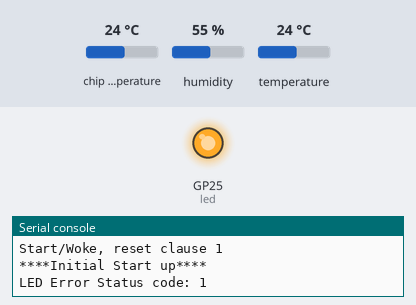
Bench run of a program on a simulated Raspberry Pi Pico running MicroPython. Shown: output pins drawn as LEDs (lit = HIGH), the last lines printed to the serial console. The inputs (shaded band) are chosen by the test bench; at power-on: temperature 24 °C, chip temperature 24 °C, humidity 55 %. WiFi joins after 1.5 s; no MQTT or app messages arrive unless stated.

Above: at 1.7 s.
At 6.6 s:
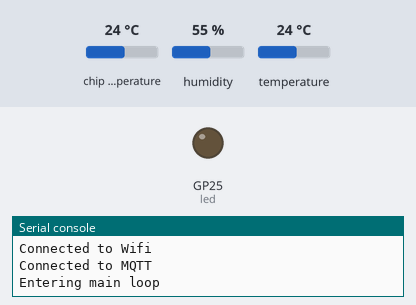
6.7 s: temperature set to 12 °C
Timing chart, 0 to 9.7 s (numbered marks = the images above; inputs shaded):
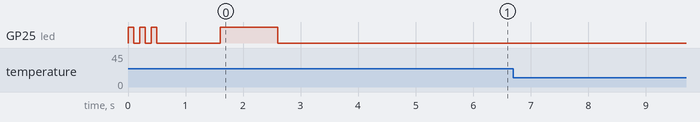

The program:

main.py
```python
#Pico Temp Sensor
#v1.0 - C Olson
#
# Designed for Raspberry Pi Pico W, using a DHT22 Temp/Humidity Sensor to record
# data and share via MQTT to a target server.  All Configuration Contained within
# Config.py

import network
import rp2
import time
import machine
from machine import Pin
from umqtt.simple import MQTTClient
import dht
import urequests
import config

def read_cpu_temp():
    cpu_temp_conversion_factor = 3.3 / 65535
    cpu_temp_sensor = machine.ADC(4)
    reading = cpu_temp_sensor.read_u16() * cpu_temp_conversion_factor
    temperature_c = 27 - (reading - 0.706) / 0.001721
    return temperature_c

def read_dht_22_raw(sensor):
    """
        reads the temperature and humidity from dht.DHT22 sensor.
        returns tuple(temperature, humidity) if no errors
        returns None if there was an error
    """
    try:
        sensor.measure()
        temperature = sensor.temperature()
        temp_f = temperature * (9/5) + 32.0
        humidity = sensor.humidity()
        return temp_f, humidity
    except OSError:
        return None

def read_dht_22_with_retry(sensor):
    """Same as [read_dht_22_raw] but tries a few times before giving up. Same returns as [read_dht_22_raw]"""
    count = 0
    while count < 2:
        reading = read_dht_22_raw(sensor)
        count += 1
        if reading is not None:
            return reading
        time.sleep(2)
    return None

def read_dht_22(sensor):
    """
        When DHT22 runs on 3.3v sometimes the output results are incomplete, at least what I've seen before
        i.e it can return 2deg, 0deg for a measurement, and the normal readings
        This is a hack to see if this solves this problem, we take 2 measurements and if they are not same (or close), discard
    """
    reading_1 = read_dht_22_with_retry(sensor)

    if reading_1 is None:
        print("read_dht_22, reading 1 is None. Abort")
        return None
    # print("Reading 1: {}".format(reading_1))

    time.sleep(2)

    reading_2 = read_dht_22_with_retry(sensor)

    if reading_2 is None:
        print("read_dht_22, reading 2 is None. Abort")
        return None

    # print("Reading 2: {}".format(reading_2))

    diff = abs(reading_1[0] - reading_2[0])
    #print("Reading between 1 and 2 is {}".format(diff))
    if diff > 2:
        print("Reading between 1 and 2 is more than 2 deg apart, {}".format(diff))
        return None

    return reading_1

def wlan_up(wlan):
    print("Connecting to Wifi...")
    wlan.active(True)
    print("Wifi chip is active ... wlan.connect now")
    wlan.connect(config.HOME_WIFI_SSID, config.HOME_WIFI_PWD)
    print("wlan.connect is done")

    # Wait for connect or fail
    max_wait = 10
    while max_wait > 0:
        if wlan.status() < 0 or wlan.status() >= 3:
            break
    max_wait -= 1
    print('waiting for connection...')
    time.sleep(1)

    if wlan.status() != 3:
        raise RuntimeError('network connection failed, {}'.format(wlan.status()))

    ifconfig = wlan.ifconfig()
    print(ifconfig)
    print("Connected to Wifi")
    return ifconfig

def led_error_code(led, error_code: int):
    """Blink LED for a given error code (int). error code == number of times to blink"""
    print("LED Error Status code: {}".format(error_code))

    # Run a quick 'start error code sequence'
    # So we know when LED error sequence starts
    start_sequence_counter = 0
    while start_sequence_counter < 3:
        led.value(True)
        time.sleep(0.1)
        led.value(False)
        time.sleep(0.1)
        start_sequence_counter += 1

    # Run real error code sequence
    blink_counter = 0
    while blink_counter < error_code:
        time.sleep(1)
        led.value(True)
        time.sleep(1)
        led.value(False)
        blink_counter += 1
    # Make sure to turn off LED when this subroutine finished
    led.value(False)
    print("LED Error Status code finished for: {}".format(error_code))

def ConnectMQTT(mqtt_client):
    #Handle all MQTT connection logic, including retry and recovery should connection to
    #MQTT server be lost
    try:
        mqtt_client.connect()
        print("Connected to MQTT")
    except Exception as e:
        print("Trouble to connecting to MQTT: {}".format(e))
        #led_error_code(led, 2)
        time.sleep(60)
        ConnectMQTT(mqtt_client)


def main():
    print("****Initial Start up****")

    #Set up LED Logic
    led = machine.Pin('LED', machine.Pin.OUT)
    led.value(False)
    led_error_code(led, 1)

    #Set up Sensor
    sensor = dht.DHT22(Pin(config.GPIO_PIN))

    #Set up Network
    rp2.country('US')
    wlan = network.WLAN( network.STA_IF )
    try:
        ifconfig = wlan_up(wlan)
    except Exception as e:
        print("Trouble to connecting WiFi: {}".format(e))
        led_error_code(led, 3)

    # Set up MQTT Connection
    mqtt_client = MQTTClient(config.MQTT_CLIENT_ID, config.MQTT_HOST_NAME)
    ConnectMQTT(mqtt_client)

    print("Entering main loop")
    while True:
        led.value(False)

        dht22_reading = read_dht_22(sensor)

        debug_str = "None"
        if dht22_reading is not None:
            temp,hum = dht22_reading
            try:
                mqtt_client.publish("sensors/{}/temperature".format(config.MQTT_HW_ID), str(temp), retain=True)
                mqtt_client.publish("sensors/{}/humidity".format(config.MQTT_HW_ID), str(hum), retain=True)
            except Exception as e:
                print("Trouble to connecting to MQTT - Retrying: {}".format(e))
                led_error_code(led, 2)
                time.sleep(60)
                ConnectMQTT(mqtt_client)

            debug_str = "{} ; {}".format(temp, hum,)

        #grab CPU Temp if desired
        cpu_temp = read_cpu_temp()

        print("{} ; CPU: {}".format(debug_str, cpu_temp))

        print("Going to sleep for {}...".format(config.READINTERVAL))
        time.sleep(config.READINTERVAL)
        print("Waking up ...")

    machine.reset()

if __name__=="__main__":
    print('Start/Woke, reset clause {}'.format(machine.reset_cause()))
    main()
```

config.py
```python
#MQTT Config
#MQTT_HW_ID - Set to unique name for sensor, such as location.  This will be sent in the MQTT Topic
MQTT_HW_ID = "YOURLOCATION"
MQTT_ZONE_ID = "picoDebug"
MQTT_CLIENT_ID = "pico-temp-mqtt-debug"
#MQTT_HOST_NAME - Set to IP or hostname of destination MQTT server on network
MQTT_HOST_NAME = "192.168.2.2"

#WIFI Config
HOME_WIFI_SSID = "YOURSSID"
HOME_WIFI_PWD = "YOURSSIDPASS"

#Main Config
#GPIO_PIN - Set to GPIO Pin of DHT11/DHT22 Temperature Sensor
GPIO_PIN = 26
#READINTERVAL - Set to number of seconds the interval to read from the Temp Sensor
READINTERVAL = 60
```
